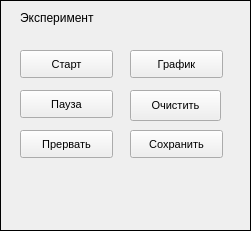
     <widget class="QFrame" name="frame_3">
      <property name="geometry">
       <rect>
        <x>450</x>
        <y>120</y>
        <width>251</width>
        <height>231</height>
       </rect>
      </property>
      <property name="frameShape">
       <enum>QFrame::Box</enum>
      </property>
      <property name="frameShadow">
       <enum>QFrame::Plain</enum>
      </property>
      <property name="midLineWidth">
       <number>1</number>
      </property>
      <widget class="QLabel" name="label_18">
       <property name="geometry">
        <rect>
         <x>20</x>
         <y>10</y>
         <width>211</width>
         <height>16</height>
        </rect>
       </property>
       <property name="font">
        <font>
         <family>Arial</family>
         <pointsize>9</pointsize>
         <weight>50</weight>
         <bold>false</bold>
        </font>
       </property>
       <property name="text">
        <string>Эксперимент</string>
       </property>
      </widget>
      <widget class="QPushButton" name="btnPlot">
       <property name="geometry">
        <rect>
         <x>130</x>
         <y>50</y>
         <width>93</width>
         <height>28</height>
        </rect>
       </property>
       <property name="font">
        <font>
         <family>Arial</family>
         <pointsize>8</pointsize>
         <weight>50</weight>
         <bold>false</bold>
        </font>
       </property>
       <property name="text">
        <string>График</string>
       </property>
      </widget>
      <widget class="QPushButton" name="btnSave">
       <property name="geometry">
        <rect>
         <x>130</x>
         <y>130</y>
         <width>93</width>
         <height>28</height>
        </rect>
       </property>
       <property name="font">
        <font>
         <family>Arial</family>
         <pointsize>8</pointsize>
         <weight>50</weight>
         <bold>false</bold>
        </font>
       </property>
       <property name="text">
        <string>Сохранить</string>
       </property>
      </widget>
      <widget class="QPushButton" name="btnStart">
       <property name="geometry">
        <rect>
         <x>20</x>
         <y>50</y>
         <width>93</width>
         <height>28</height>
        </rect>
       </property>
       <property name="font">
        <font>
         <family>Arial</family>
         <pointsize>8</pointsize>
         <weight>50</weight>
         <bold>false</bold>
        </font>
       </property>
       <property name="text">
        <string>Старт</string>
       </property>
      </widget>
      <widget class="QPushButton" name="btnTerminate">
       <property name="geometry">
        <rect>
         <x>20</x>
         <y>130</y>
         <width>93</width>
         <height>28</height>
        </rect>
       </property>
       <property name="font">
        <font>
         <family>Arial</family>
         <pointsize>8</pointsize>
         <weight>50</weight>
         <bold>false</bold>
        </font>
       </property>
       <property name="text">
        <string>Прервать</string>
       </property>
      </widget>
      <widget class="QPushButton" name="btnClear">
       <property name="geometry">
        <rect>
         <x>130</x>
         <y>90</y>
         <width>91</width>
         <height>31</height>
        </rect>
       </property>
       <property name="font">
        <font>
         <family>Arial</family>
         <pointsize>8</pointsize>
         <weight>50</weight>
         <bold>false</bold>
        </font>
       </property>
       <property name="text">
        <string>Очистить</string>
       </property>
      </widget>
      <widget class="QPushButton" name="btnPause">
       <property name="geometry">
        <rect>
         <x>20</x>
         <y>90</y>
         <width>93</width>
         <height>28</height>
        </rect>
       </property>
       <property name="font">
        <font>
         <family>Arial</family>
         <pointsize>8</pointsize>
         <weight>50</weight>
         <bold>false</bold>
        </font>
       </property>
       <property name="text">
        <string>Пауза</string>
       </property>
      </widget>
     </widget>
